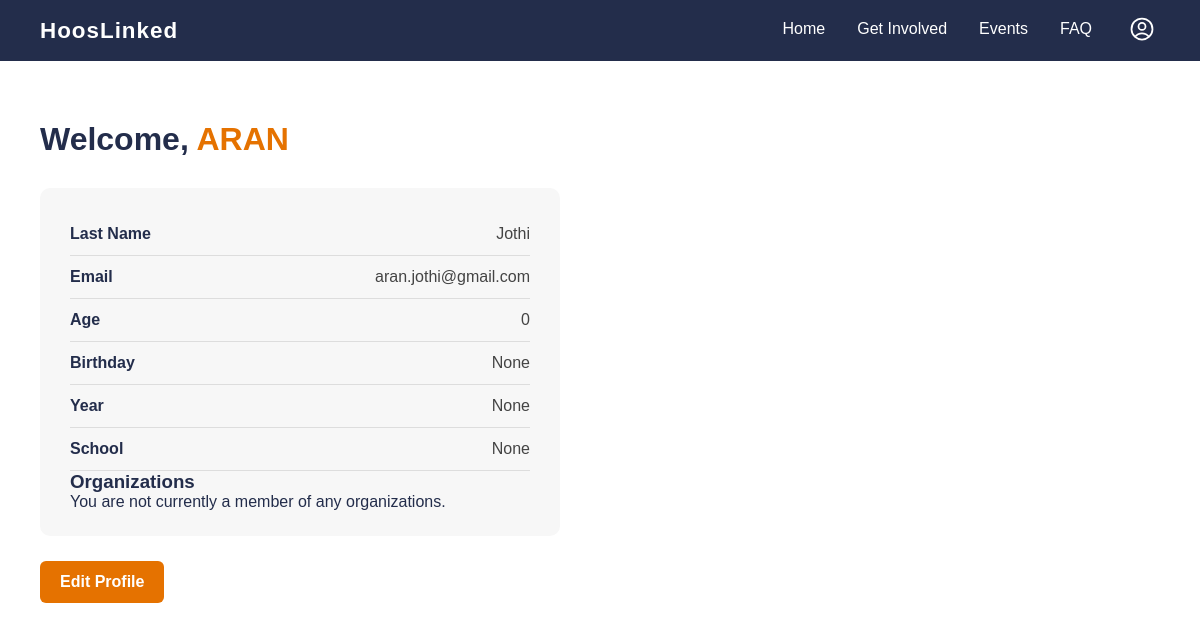
/profile/ (signed in), run on the app's committed database.
### main/models.py (models this page shows, shortened)
class User(AbstractUser):
    first_name = models.CharField(max_length=150)
    last_name = models.CharField(max_length=150)
    profile_slug = models.SlugField(unique=True, blank=True)
    YEAR_CHOICES = [
        ('1', '1st year'),
        ('2', '2nd year'),
        ('3', '3rd year'),
        ('4', '4th year'),]
    SCHOOL_CHOICES = [
        ('engineering', 'School of Engineering and Applied Science'),
        ('cas', 'College of Arts and Sciences'),
        ('commerce', 'McIntire School of Commerce'),
        ('architecture', 'School of Architecture'),
        ('education', 'School of Education and Human Development'),
        ('nursing', 'School of Nursing'),
        ('batten', 'Batten School of Leadership and Public Policy'),
    ]
    age = models.PositiveIntegerField(default=0)
    birthday = models.DateField(null=True, blank=True)
    year = models.CharField(max_length = 1, choices = YEAR_CHOICES, blank=True, null=True)
    school = models.CharField(max_length = 50, choices = SCHOOL_CHOICES, blank=True, null=True)

### main/views.py (the view)
# urls.py: path('profile/', views.profile_page, name='profile'),
def profile_page(request):
    memberships = request.user.memberships.select_related("club")
    if not request.user.is_authenticated:
        return redirect('home')
    return render(request, 'main/profile.html',{
        "memberships": memberships,
    })

### main/templates/main/profile.html (shortened to what this page needs)
<!DOCTYPE html>
<html lang="en">
<head>
</head>
<body>
<nav>
<span class="logo">HoosLinked</span>
<ul>
<li><a href="{% url 'home' %}">Home</a></li>
<li><a href="{% url 'get_involved' %}">Get Involved</a></li>
<li><a href="{% url 'events' %}">Events</a></li>
<li><a href="#">FAQ</a></li>
<li class="nav-icon" id="navIcon">
<button class="icon-btn" onclick="toggleNav()">
</button>
</li>
</ul>
</nav>
<div class="welcome">
<h1>Welcome, <span>{{ user.first_name|upper }}</span></h1>
<div class="profile-card">
<div class="profile-row">
<span class="profile-label">Last Name</span>
<span class="profile-value">{{ user.last_name }}</span>
</div>
<div class="profile-row">
<span class="profile-label">Email</span>
<span class="profile-value">{{ user.email }}</span>
</div>
<div class="profile-row">
<span class="profile-label">Age</span>
<span class="profile-value">{{ user.age }}</span>
</div>
<div class="profile-row">
<span class="profile-label">Birthday</span>
<span class="profile-value">{{ user.birthday }}</span>
</div>
<div class="profile-row">
<span class="profile-label">Year</span>
<span class="profile-value">{{ user.get_year_display }}</span>
</div>
<div class="profile-row">
<span class="profile-label">School</span>
<span class="profile-value">{{ user.get_school_display }}</span>
</div>
<div>
    <h3>Organizations</h3>
    {% if memberships %}
        {% for membership in memberships %}
        <div>
            <span><strong>{{ membership.club.name }}</strong></span> :
            {% if membership.role == "executive" %}
                Executive Member
            {% else %}
                General Member
            {% endif %}
        </span>
        </div>
        {% endfor %}
    {% else %}
        <div>
            You are not currently a member of any organizations.
        </div>
    {% endif %}
</div>
</div>
<a href="{% url 'create_profile' %}" class="edit-btn">Edit Profile</a>
</div>
</body>
</html>

### main/templates/main/profile.html (style rules this page uses)
* { margin: 0; padding: 0; box-sizing: border-box; }
body { font-family: Helvetica, Arial, sans-serif; background-color: #FFFFFF; color: #232D4B; }
nav { background-color: #232D4B; padding: 0 40px; display: flex; align-items: center; justify-content: space-between; }
nav .logo { color: #FFFFFF; font-size: 1.4rem; font-weight: bold; letter-spacing: 1px; }
nav ul { list-style: none; display: flex; gap: 32px; }
nav ul li a { color: #FFFFFF; text-decoration: none; font-size: 1rem; padding: 20px 0; display: block; border-bottom: 3px solid transparent; transition: border-color 0.2s; }
.nav-icon { position: relative; padding: 11px 0px; }
.icon-btn { background: none; border: none; cursor: pointer; color: #FFFFFF; padding: 4px; display: flex; align-items: center; }
.icon-btn svg { width: 28px; height: 28px; }
.welcome { padding: 60px 40px; }
.welcome h1 { font-size: 2rem; }
.welcome h1 span { color: #E57200; }
.profile-card { margin-top: 30px; background-color: #f7f7f7; padding: 25px 30px; border-radius: 10px; max-width: 520px; }
.profile-row { display: flex; justify-content: space-between; padding: 12px 0; border-bottom: 1px solid #ddd; }
.profile-label { font-weight: bold; color: #232D4B; }
.profile-value { color: #444; }
.edit-btn { display: inline-block; margin-top: 25px; background-color: #E57200; color: #FFFFFF; padding: 12px 20px; text-decoration: none; font-size: 1rem; border-radius: 6px; font-weight: bold; }

### data on the page
User: first_name "ARAN", last_name "Jothi", email "aran.jothi@gmail.com", age "0", birthday "None", year "None", school "None"
